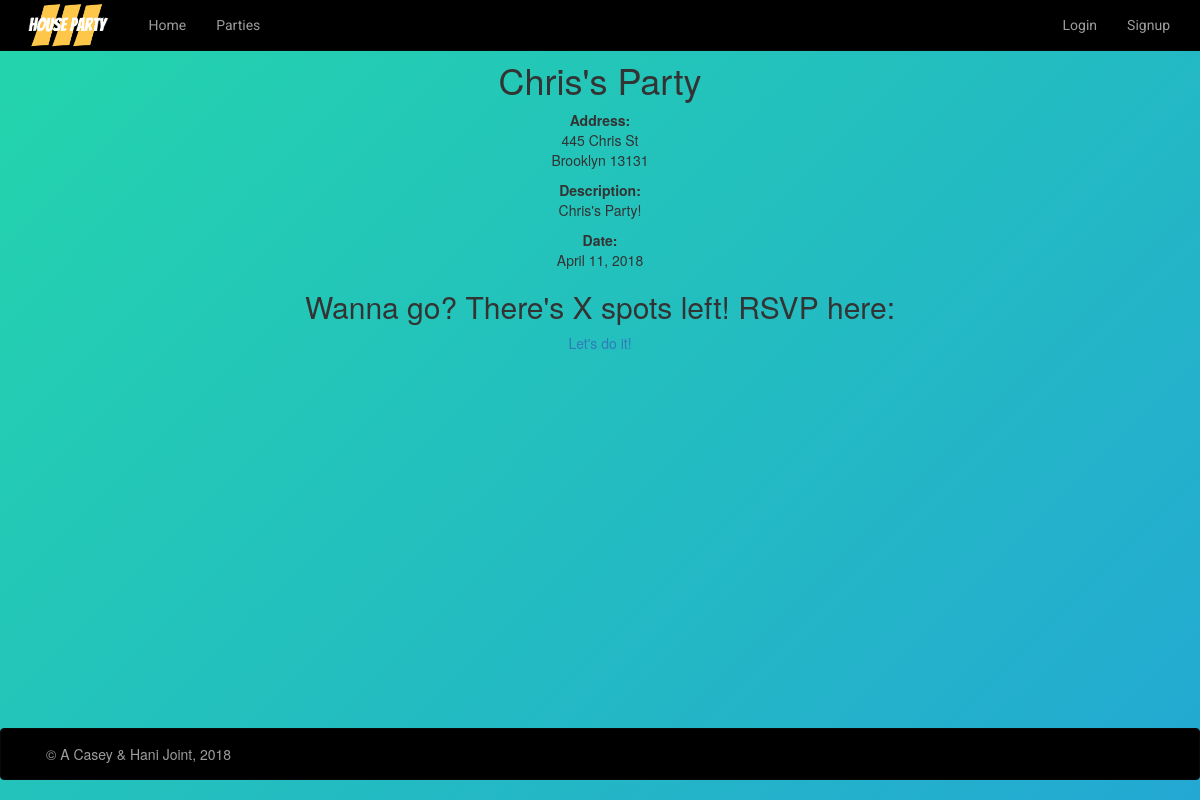
Page /party/party-details/3 on the committed database.
### party/models.py (models this page shows, shortened)
class PartyInformation(models.Model):
    address_st = models.CharField(max_length=100, help_text="Enter the street name for the party", blank=False)
    address_num = models.IntegerField(help_text="Enter the house address number, if none leave blank", blank=False)
    address_apt_num = models.CharField(max_length = 5, blank=True)
    address_zip = models.IntegerField(help_text="Enter the zip for the address", blank=False)
    address_city = models.CharField(max_length = 100, blank=False)
    description = models.CharField(max_length=750, help_text="Enter a description of the party (750 max characters!)", blank=False)
    date_of_party = models.DateField('Party Date', blank=False)
    active = models.BooleanField(help_text="Is the party active?", blank=False)
    creator = models.CharField(max_length=100, blank=False)

### party/views.py (the view)
# urls.py: path('party-details/<int:pk>', views.PartyDetailView.as_view(), name='party-information-detail'),
class PartyDetailView(generic.DetailView):
    model = PartyInformation
    template_name = 'party/partyinformation_detail.html'
    def get_context_data(self, **kwargs):
        context = super(PartyDetailView, self).get_context_data(**kwargs)
        context['party_thrower_id'] = PartyInformation.creator
        context['party_information_id'] = PartyInformation.id
        return context

### party/templates/party/partyinformation_detail.html
{% extends "base_generic.html" %}
{% block content %}
  <br><br>
  <h1>{{ partyinformation.creator }}'s Party</h1>
  <p><strong>Address: </strong><br>{{partyinformation.address_num}} {{partyinformation.address_st}}<br>{{partyinformation.address_city}} {{partyinformation.address_zip}}</a></p>
  <p><strong>Description: </strong><br>{{ partyinformation.description }}</p>
  <p><strong>Date: </strong><br> {{ partyinformation.date_of_party }}</p>
  <h2>Wanna go? There's X spots left! RSVP here: </h2>
  <a href="/party/RSVP/{{user.id}}/{{partyinformation.creator}}/{{partyinformation.id}}">Let's do it!</a>
{% endblock %}

### party/static/css/styles.css (style rules this page uses)
body { background-color: magenta; text-align: center; background: linear-gradient(-45deg, #EE7752, #E73C7E, #23A6D5, #23D5AB); background-size: 400% 400%; -webkit-animation: Gradient 15s ease infinite; -moz-animation: Gradient 15s ease infinite; animation: Gradient 15s ease infinite; }

### rows in the picture
PartyInformation: creator "Chris", address_num "445", address_st "Chris St", address_city "Brooklyn", address_zip "13131", description "Chris's Party!", date_of_party "April 11, 2018"
